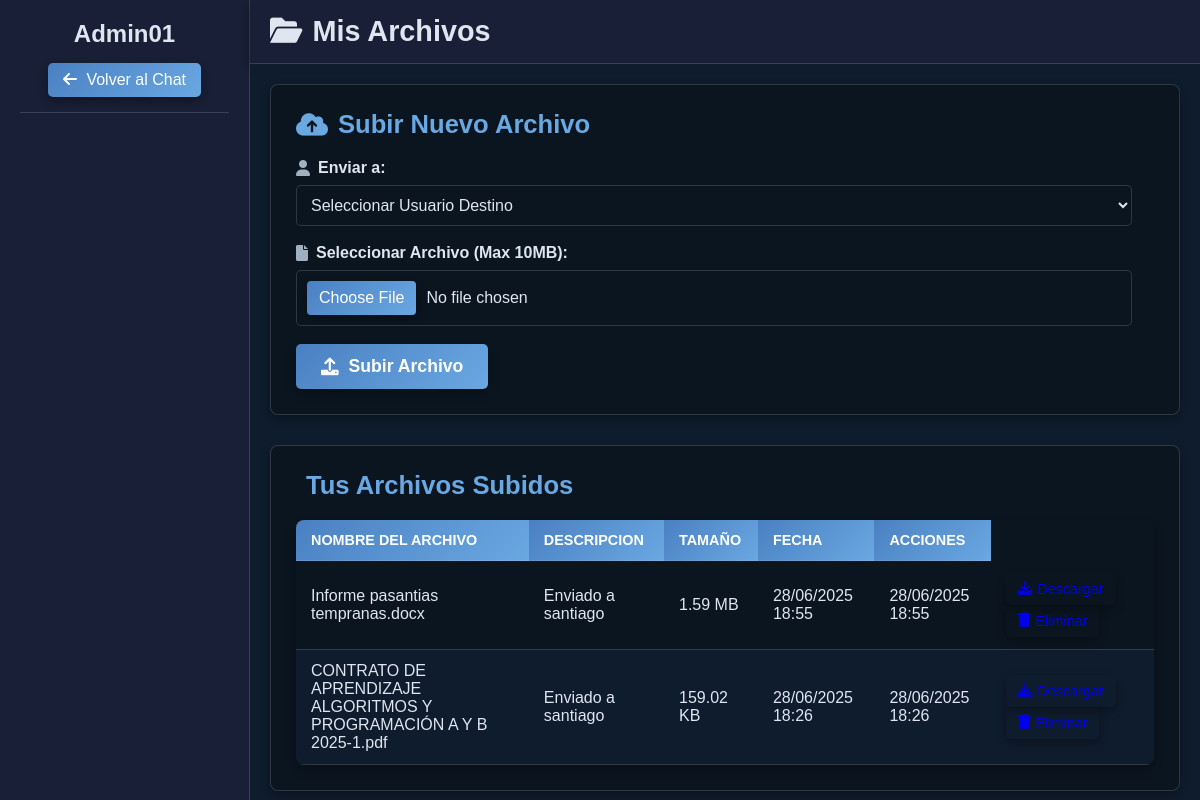
Page /public/archivos.php (signed in) on the committed database.
### tables this page shows
CREATE TABLE `archivos_chat` (
  `id` int(11) NOT NULL,
  `sender_usuario` varchar(255) NOT NULL,
  `receiver_usuario` varchar(255) NOT NULL,
  `nombre_archivo` varchar(255) NOT NULL,
  `sender_nombre_original` varchar(255) NOT NULL,
  `ruta_archivo` varchar(255) NOT NULL,
  `tipo_archivo` varchar(100) NOT NULL,
  `tamano_archivo` int(11) NOT NULL,
  `fecha_subida` datetime NOT NULL
);

### app/Controlador/Controlador_Archivos.php (called while the page is built, shortened)
<?php
require_once(__DIR__ . '/../Modelo/Modelo_Archivos.php');
class Controlador_Archivos {
    private $modelo;
    public function __construct() {
        $this->modelo = new Modelo_Archivos();
    }
    public function index() {
        $usuario_actual = $_SESSION['usuario']['usuario_usuario'] ?? '';
        $archivos = $this->modelo->Obtener_Archivos_Usuario($usuario_actual);
        $this->Cargar_Vista('index', [
            'nombre_usuario' => $usuario_actual,
            'archivos' => $archivos,
            'mensaje_exito' => $_GET['success'] ?? null,
            'mensaje_error' => $_GET['error'] ?? null
        ]);
    }
    private function Cargar_Vista($vista, $datos = []) {
        extract($datos);
        require_once(__DIR__ . "/../Vista/archivos/{$vista}.php");
    }
}
?>

### app/Modelo/Modelo_Archivos.php (called while the page is built, shortened)
<?php
require_once(__DIR__ . '/../../config/Database.php');
class Modelo_Archivos {
    private $conexion;
    public function __construct() {
        $database = new DataBase();
        $this->conexion = $database->Conectar_db();
    }
    public function Obtener_Archivos_Usuario($usuario){
        try {
            $query = "SELECT *, CASE WHEN sender_usuario = ? THEN CONCAT('Enviado a ', receiver_usuario)
            ELSE CONCAT('Recibido de ', sender_usuario) END AS descripcion_archivo FROM archivos_chat WHERE
            sender_usuario = ? OR receiver_usuario = ? ORDER BY fecha_subida DESC";
            $stmt = $this->conexion->prepare($query);
            $stmt->bind_param("sss", $usuario, $usuario, $usuario);
            $stmt->execute();
            $resultado = $stmt->get_result();
            return $resultado->fetch_all(MYSQLI_ASSOC);
        } catch (Exception $e) {
            error_log("Error en obtenerArchivosUsuario: " . $e->getMessage());
            return [];
        }
    }
    public function Formatear_Tamano($bytes){
        if ($bytes >= 1073741824) {
            return number_format($bytes / 1073741824, 2) . ' GB';
        } elseif ($bytes >= 1048576) {
            return number_format($bytes / 1048576, 2) . ' MB';
        } elseif ($bytes >= 1024) {
            return number_format($bytes / 1024, 2) . ' KB';
        } elseif ($bytes > 1) {
            return $bytes . ' bytes';
        } elseif ($bytes == 1) {
            return '1 byte';
        } else {
            return '0 bytes';
        }
    }
}
?>

### config/Database.php (called while the page is built, shortened)
<?php
class DataBase {
    private $host = "localhost";
    private $usuario = "root";
    private $password = "";
    private $db = "crudadmin";
    public function Conectar_db() {
        $this->conexion = null;
        try {
            $this->conexion = new mysqli($this->host, $this->usuario, $this->password, $this->db);
            $this->conexion->set_charset("utf8mb4");
        } catch (Exception $e) {
            error_log("Error de conexión: " . $e->getMessage());
            die("Error al conectar con la base de datos. Por favor intente más tarde.");
        }
        return $this->conexion;
    }
}
?>

### app/Vista/archivos/index.php (the view, shortened to what this page needs)
<?php
$archivos = $archivos ?? [];
require_once(__DIR__ . '/../../Modelo/Modelo_Usuario.php');
require_once(__DIR__ . '/../../Modelo/Modelo_Archivos.php');
?>
<!DOCTYPE html>
<html lang="es">
<head>
    <link rel="stylesheet" href="/Mensajeria_MVC/public/LosCSS/estilos_archivos.css">
    <link rel="stylesheet" href="https://cdnjs.cloudflare.com/ajax/libs/font-awesome/6.0.0/css/all.min.css">
</head>
<body>
    <div class="contenedor-archivos">
        <div class="row_file">
            <div class="barra_izquierda_file">
                <div class="Bienvenida_usuario_file">
                    <h3><?php echo htmlspecialchars($_SESSION['usuario']['usuario_usuario'] ?? 'Usuario'); ?></h3>
                    <a href="index.php" class="btn_desconectar">
                        <i class="fas fa-arrow-left"></i> Volver al Chat
                    </a>
                </div>
            </div>
            <div class="barra_derecha">
                <div class="header_derecha_file">
                    <h2><i class="fas fa-folder-open"></i> Mis Archivos</h2>
                </div>
                <div class="contenido_chat_file">
                    <div class="form-subir-archivo">
                        <h3><i class="fas fa-cloud-upload-alt"></i> Subir Nuevo Archivo</h3>
                        <form method="post" action="archivos.php?action=subir" enctype="multipart/form-data">
                            <div class = "form-group">
                                <label for="receiver"> <i class = "fas fa-user"></i>Enviar a: </label>
                                <select name="receiver" id="receiver" required>
                                    <option value="">Seleccionar Usuario Destino</option>
                                </select>
                            </div>
                            <div class="form-group">
                                <label for="archivo"><i class="fas fa-file"></i> Seleccionar Archivo (Max 10MB):</label>
                                <input type="file" name="archivo" id="archivo" required>
                            </div>
                            <button type="submit" class="btn">
                                <i class="fas fa-upload"></i> Subir Archivo
                            </button>
                        </form>
                    </div>
                    <div class="tabla-archivos">
                        <h3><i class="fas fa-files"></i> Tus Archivos Subidos</h3>
                        <?php if(empty($archivos)): ?>
                            <p class="texto-centro">No has subido ningún archivo aún.</p>
                        <?php else: ?>
                            <table>
                                <thead>
                                    <tr>
                                        <th>Nombre del Archivo</th>
                                        <th>Descripcion</th>
                                        <th>Tamaño</th>
                                        <th>Fecha</th>
                                        <th>Acciones</th>
                                    </tr>
                                </thead>
                                <tbody>
                                    <?php foreach($archivos as $archivo): ?>
                                        <tr>
                                            <td><?php echo htmlspecialchars($archivo['sender_nombre_original']); ?></td>
                                            <td><?php echo htmlspecialchars($archivo['descripcion_archivo']); ?></td>
                                            <td><?php echo (new Modelo_Archivos())->Formatear_Tamano($archivo['tamano_archivo']);  ?></td>
                                            <td><?php echo date('d/m/Y H:i', strtotime($archivo['fecha_subida'])); ?></td>
                                            <td><?php echo date('d/m/Y H:i', strtotime($archivo['fecha_subida'])); ?></td>
                                            <td>
                                                <a href="archivos.php?action=descargar&id=<?php echo $archivo['id']; ?>" class="btn-descargar">
                                                    <i class="fas fa-download"></i> Descargar
                                                </a>
                                                <?php if($archivo['sender_usuario'] == $_SESSION['usuario']['usuario_usuario']): ?>
                                                    <a href="archivos.php?action=eliminar&id=<?php echo $archivo['id']; ?>" class="btn-eliminar" onclick="return confirm('¿Eliminar este archivo?')">
                                                        <i class="fas fa-trash"></i> Eliminar
                                                    </a>
                                                <?php endif; ?>
                                            </td>
                                        </tr>
                                    <?php endforeach; ?>
                                </tbody>
                            </table>
                        <?php endif; ?>
                    </div>
                </div>
            </div>
        </div>
    </div>
</body>
</html>

### rows in the picture
archivos_chat: sender_nombre_original "Informe pasantias tempranas.docx", descripcion_archivo "Enviado a santiago", tamano_archivo "1.59 MB", fecha_subida "28/06/2025 18:55"
archivos_chat: sender_nombre_original "CONTRATO DE APRENDIZAJE ALGORITMOS Y PROGRAMACIÓN A Y B 2025-1.pdf", descripcion_archivo "Enviado a santiago", tamano_archivo "159.02 KB", fecha_subida "28/06/2025 18:26"

### other values in the picture
$_SESSION['usuario']['usuario_usuario'] "Admin01"
